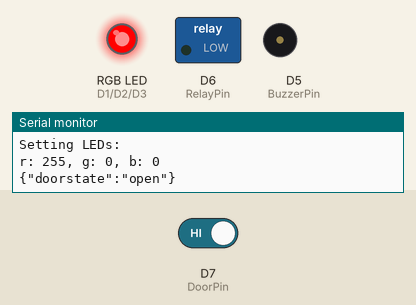
The sketch below on a simulated ESP8266 (NodeMCU). On the bench: switched loads named in the sketch (green lamp = pin HIGH), an RGB LED mixed from three pins (HIGH = lit), buzzer (waves = sounding, pin HIGH), the last lines printed to the serial monitor. The test bench sets the inputs (shaded band); at power-on: D7 (DoorPin) HIGH. WiFi joins after 1.5 s; servers stay silent unless stated; no MQTT or app messages arrive unless stated.

Above: at 4.2 s.
4.3 s: D7 (DoorPin) driven LOW
At 5.3 s:
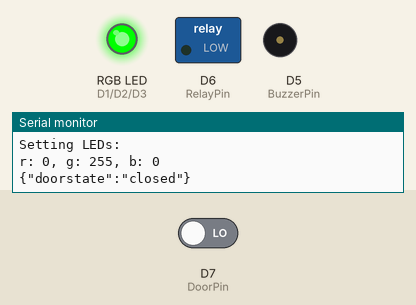
8.8 s: D7 (DoorPin) driven HIGH
At 10.3 s:
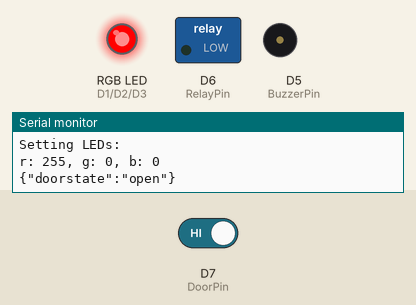
Timing chart, 0 to 11.8 s (numbered marks = the images above; inputs shaded):
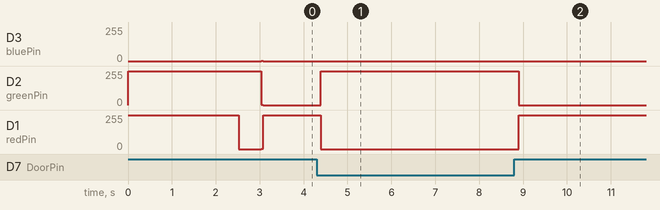

The sketch:

garagedoor_github.ino
```cpp
/*
  .______   .______    __    __   __    __          ___      __    __  .___________.  ______   .___  ___.      ___   .___________. __    ______   .__   __.
  |   _  \  |   _  \  |  |  |  | |  |  |  |        /   \    |  |  |  | |           | /  __  \  |   \/   |     /   \  |           ||  |  /  __  \  |  \ |  |
  |  |_)  | |  |_)  | |  |  |  | |  |__|  |       /  ^  \   |  |  |  | `---|  |----`|  |  |  | |  \  /  |    /  ^  \ `---|  |----`|  | |  |  |  | |   \|  |
  |   _  <  |      /  |  |  |  | |   __   |      /  /_\  \  |  |  |  |     |  |     |  |  |  | |  |\/|  |   /  /_\  \    |  |     |  | |  |  |  | |  . `  |
  |  |_)  | |  |\  \-.|  `--'  | |  |  |  |     /  _____  \ |  `--'  |     |  |     |  `--'  | |  |  |  |  /  _____  \   |  |     |  | |  `--'  | |  |\   |
  |______/  | _| `.__| \______/  |__|  |__|    /__/     \__\ \______/      |__|      \______/  |__|  |__| /__/     \__\  |__|     |__|  \______/  |__| \__|

  Thanks much to @corbanmailloux for providing a great framework for implementing flash/fade with HomeAssistant https://github.com/corbanmailloux/esp-mqtt-rgb-led
*/


#include <ESP8266WiFi.h>
#include <PubSubClient.h>
#include <ESP8266mDNS.h>
#include <WiFiUdp.h>
#include <ArduinoOTA.h>
#include <ArduinoJson.h>


/************ WIFI and MQTT INFORMATION (CHANGE THESE FOR YOUR SETUP) ******************/
#define wifi_ssid "Your Wifi Name" //type your WIFI information inside the quotes
#define wifi_password "Your Wifi Password"
#define mqtt_server "Your MQTT Server"
#define mqtt_user "yourMQTTusername"
#define mqtt_password "yourMQTTpassword"
#define mqtt_port 1883


/************* MQTT TOPICS (change these topics as you wish)  **************************/
#define door_state_topic "ha/garagedoor"
#define door_set_topic "ha/garagedoor/set"

const char* on_cmd = "ACTIVATE";
const char* off_cmd = "IDLE";


/**************************** FOR OTA **************************************************/
#define SENSORNAME "garagedoor"
#define OTApassword "YOUR OTA PASSWORD"
int OTAport = 8266;


/**************************** PIN DEFINITIONS ********************************************/
const int redPin = D1;
const int greenPin = D2;
const int bluePin = D3;
#define DoorPin    D7
#define RelayPin   D6
#define BuzzerPin  D5

int calibrationTime = 1;
bool stateOn = false;
const int BUFFER_SIZE = 300;
char* DoorState = "Closed";
int DoorPinValue = 0;
int DoorPinStatus = 0;
WiFiClient espClient;
PubSubClient client(espClient);


/********************************** START SETUP*****************************************/
void setup() {
  setColor(255, 255, 0);
  Serial.begin(115200);

  pinMode(DoorPin, INPUT);
  pinMode(RelayPin, OUTPUT);
  pinMode(BuzzerPin, OUTPUT);

  Serial.begin(115200);
  delay(10);

  ArduinoOTA.setPort(OTAport);

  ArduinoOTA.setHostname(SENSORNAME);

  ArduinoOTA.setPassword((const char *)OTApassword);

  Serial.print("calibrating sensor ");
  for (int i = 0; i < calibrationTime; i++) {
    Serial.print(".");
    delay(1000);
  }

  Serial.println("Starting Node named " + String(SENSORNAME));


  setup_wifi();

  client.setServer(mqtt_server, mqtt_port);
  client.setCallback(callback);


  ArduinoOTA.onStart([]() {
    Serial.println("Starting");
  });
  ArduinoOTA.onEnd([]() {
    Serial.println("\nEnd");
  });
  ArduinoOTA.onProgress([](unsigned int progress, unsigned int total) {
    Serial.printf("Progress: %u%%\r", (progress / (total / 100)));
  });
  ArduinoOTA.onError([](ota_error_t error) {
    Serial.printf("Error[%u]: ", error);
    if (error == OTA_AUTH_ERROR) Serial.println("Auth Failed");
    else if (error == OTA_BEGIN_ERROR) Serial.println("Begin Failed");
    else if (error == OTA_CONNECT_ERROR) Serial.println("Connect Failed");
    else if (error == OTA_RECEIVE_ERROR) Serial.println("Receive Failed");
    else if (error == OTA_END_ERROR) Serial.println("End Failed");
  });
  ArduinoOTA.begin();
  Serial.println("Ready");
  Serial.print("IPess: ");
  Serial.println(WiFi.localIP());
  setColor(0, 255, 0);
  delay(500);
  setColor(1, 1, 1);
}


/********************************** START SETUP WIFI*****************************************/
void setup_wifi() {

  delay(10);
  Serial.println();
  Serial.print("Connecting to ");
  Serial.println(wifi_ssid);

  WiFi.mode(WIFI_STA);
  WiFi.begin(wifi_ssid, wifi_password);

  while (WiFi.status() != WL_CONNECTED) {
    delay(500);
    Serial.print(".");
  }

  Serial.println("");
  Serial.println("WiFi connected");
  Serial.println("IP address: ");
  Serial.println(WiFi.localIP());
  setColor(0, 0, 0);
}


/********************************** START CALLBACK*****************************************/
void callback(char* topic, byte* payload, unsigned int length) {
  Serial.print("Message arrived [");
  Serial.print(topic);
  Serial.print("] ");

  char message[length + 1];
  for (int i = 0; i < length; i++) {
    message[i] = (char)payload[i];
  }
  message[length] = '\0';
  Serial.println(message);

  if (!processJson(message)) {
    return;
  }

  if (stateOn) {
    // Update lights
// open door
  }


  sendState();
}


/********************************** START PROCESS JSON*****************************************/
bool processJson(char* message) {
  StaticJsonBuffer<BUFFER_SIZE> jsonBuffer;

  JsonObject& root = jsonBuffer.parseObject(message);

  if (!root.success()) {
    Serial.println("parseObject() failed");
    return false;
  }

  if (root.containsKey("state")) {
    if (strcmp(root["state"], on_cmd) == 0) {
      stateOn = true;
    }
    else if (strcmp(root["state"], off_cmd) == 0) {
      stateOn = false;
    }
  }


  return true;
}


/********************************** START SEND STATE*****************************************/
void sendState() {
  StaticJsonBuffer<BUFFER_SIZE> jsonBuffer;

  JsonObject& root = jsonBuffer.createObject();

//  root["state"] = (stateOn) ? on_cmd : off_cmd;


  root["doorstate"] = (String)DoorState;


  char buffer[root.measureLength() + 1];
  root.printTo(buffer, sizeof(buffer));

  Serial.println(buffer);
  client.publish(door_state_topic, buffer, true);
}


/********************************** START SET COLOR *****************************************/
void setColor(int inR, int inG, int inB) {
  analogWrite(redPin, inR);
  analogWrite(greenPin, inG);
  analogWrite(bluePin, inB);

  Serial.println("Setting LEDs:");
  Serial.print("r: ");
  Serial.print(inR);
  Serial.print(", g: ");
  Serial.print(inG);
  Serial.print(", b: ");
  Serial.println(inB);
}

/********************************** START ACTIVATE DOOR *****************************************/

void activateDoor() {
  digitalWrite(BuzzerPin, HIGH);
  delay(500);
  setColor(255, 255, 255);
  delay(500);
  setColor(0, 0, 0);
  digitalWrite(BuzzerPin, LOW);
  digitalWrite(RelayPin, HIGH);
  delay(500);
  setColor(255, 255, 255);
  delay(500);
  setColor(0, 0, 0);
  digitalWrite(BuzzerPin, HIGH);
  digitalWrite(RelayPin, LOW);
  delay(500);
  setColor(255, 255, 255);
  delay(500);
  setColor(0, 0, 0);
  digitalWrite(BuzzerPin, LOW);
  delay(500);
  setColor(255, 255, 255);
  delay(500);
  setColor(0, 0, 0);
  digitalWrite(BuzzerPin, HIGH);
  delay(500);
  setColor(255, 255, 255);
  delay(500);
  setColor(0, 0, 0);
  digitalWrite(BuzzerPin, LOW);
}

/********************************** START RECONNECT*****************************************/
void reconnect() {
  // Loop until we're reconnected
  while (!client.connected()) {
    Serial.print("Attempting MQTT connection...");
    // Attempt to connect
    if (client.connect(SENSORNAME, mqtt_user, mqtt_password)) {
      Serial.println("connected");
      client.subscribe(door_set_topic);
      setColor(0, 0, 0);
      sendState();
    } else {
      Serial.print("failed, rc=");
      Serial.print(client.state());
      Serial.println(" try again in 5 seconds");
      // Wait 5 seconds before retrying
      delay(5000);
    }
  }
}


/********************************** START CHECK SENSOR **********************************/
bool checkBoundSensor(float newValue, float prevValue, float maxDiff) {
  return newValue < prevValue - maxDiff || newValue > prevValue + maxDiff;
}


/********************************** START MAIN LOOP***************************************/
void loop() {

  ArduinoOTA.handle();

  if (!client.connected()) {
    reconnect();
  }
  client.loop();


DoorPinValue = digitalRead(DoorPin);
    if (DoorPinValue == LOW && DoorPinStatus != 1) {
      DoorState = "closed";
      setColor(0, 255, 0);
      sendState();
      DoorPinStatus = 1;
    }

    else if (DoorPinValue == HIGH && DoorPinStatus != 2) {
      DoorState = "open";
      setColor(255, 0, 0);
      sendState();
      DoorPinStatus = 2;
      // activateDoor();
    }

    delay(100);

  if (stateOn) {
    // Update lights
    activateDoor();
    stateOn = false;
  }


}
```

Measured:
- after the input at 4.3 s, D2 (greenPin): 0/255 → 255/255 after 0.09 s; D1 (redPin): 255/255 → 0/255 after 0.09 s
- after the input at 8.8 s, D2 (greenPin): 255/255 → 0/255 after 0.10 s; D1 (redPin): 0/255 → 255/255 after 0.10 s
